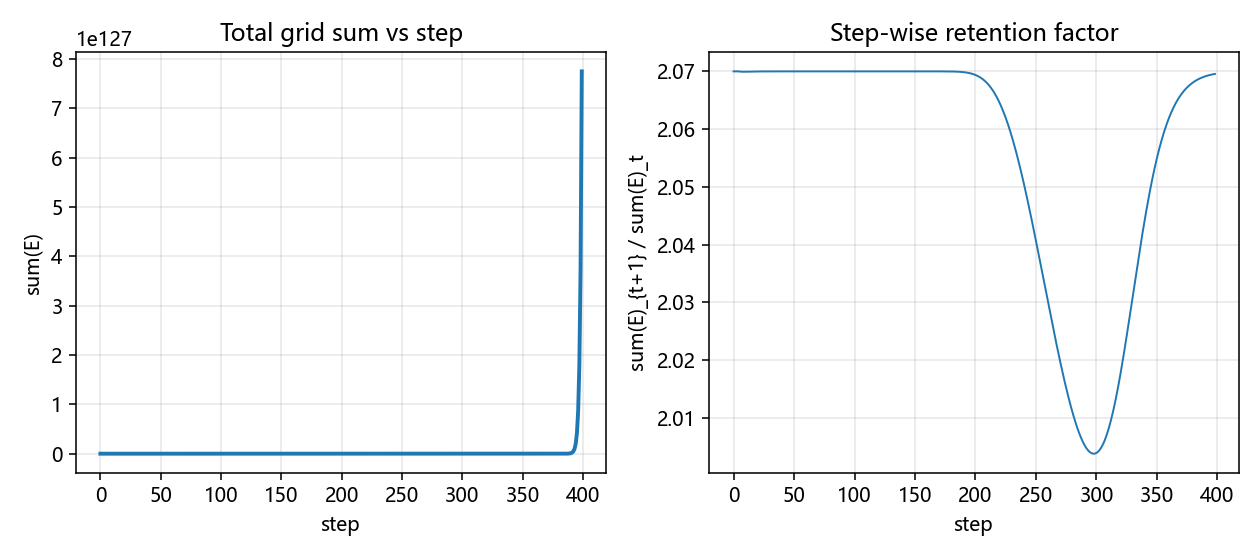

Python code for this plot:
"""
explore_energy_budget.py
------------------------
质疑点：sum(E) 是否“守恒”？ce_engine_v2 的规则是：每格能量 *λ 后再按
A/S/B 分到多个邻格，**未**做全局归一。因此每步总储量常数倍率约为
λ*(A+B+2S+对角项) 等，若 >1 则 sum(E) **指数增长**——这不是笔误，
而是与“概率归一化为 1”的教材薛定谔演化**不是同一对象**。

运行: python explore_energy_budget.py
输出: explore_energy_budget.png
"""
import os
import sys

import numpy as np
import matplotlib.pyplot as plt

sys.path.insert(0, os.path.dirname(__file__))
from ce_engine_v2 import propagate_double_slit

HEIGHT = 201
WIDTH = 400
A, S, B, LAM = 1.0, 0.30, 0.05, 0.92
SOURCE_X = 5
SOURCE_Y = HEIGHT // 2
BAR_X = 120
SLIT1_Y = HEIGHT // 2 - 22
SLIT2_Y = HEIGHT // 2 + 22
SLIT_W = 6
MAX_STEPS = 400

barrier = np.zeros((HEIGHT, WIDTH), dtype=np.bool_)
barrier[:, BAR_X] = True
barrier[SLIT1_Y : SLIT1_Y + SLIT_W, BAR_X] = False
barrier[SLIT2_Y : SLIT2_Y + SLIT_W, BAR_X] = False

grid = np.zeros((HEIGHT, WIDTH))
grid[SOURCE_Y, SOURCE_X] = 1000.0

sums = []
for _ in range(MAX_STEPS):
    sums.append(float(np.sum(grid)))
    grid = propagate_double_slit(grid, barrier, A, S, B, LAM)

sums = np.array(sums)
rat = sums[1:] / (sums[:-1] + 1e-30)

print("=" * 60)
print("sum(E) 逐步记录（双缝，一步一调便于审计）")
print(f"初值 sum(E)0 = {sums[0]:.6g}")
print(f"终值 sum(E)  = {sums[-1]:.6g}")
print(f"总比值 sum_N/sum_0 = {sums[-1]/sums[0]:.6g}")
print(f"每步比值 median E_{{t+1}}/E_t = {np.median(rat):.6g}")
print(
    "说明: 当前内核下 sum(E) 常增长（分裂到多格 + λ）；"
    "若要与 |ψ|² 总量类比，需在每步后除以 sum(E) 或使用带归一化的引擎变体。"
)
print("=" * 60)

plt.figure(figsize=(9, 4))
plt.subplot(1, 2, 1)
plt.plot(sums, lw=2)
plt.xlabel("step")
plt.ylabel("sum(E)")
plt.title("Total grid sum vs step")
plt.grid(alpha=0.3)

plt.subplot(1, 2, 2)
plt.plot(rat, lw=1)
plt.xlabel("step")
plt.ylabel("sum(E)_{t+1} / sum(E)_t")
plt.title("Step-wise retention factor")
plt.grid(alpha=0.3)
plt.tight_layout()
out = os.path.join(os.path.dirname(__file__), "explore_energy_budget.png")
plt.savefig(out, dpi=140)
print(f"Saved: {out}")

from experiment_dossier import emit_case_dossier

emit_case_dossier(
    __file__,
    constants={
        "HEIGHT": HEIGHT,
        "WIDTH": WIDTH,
        "A": A,
        "S": S,
        "B": B,
        "LAM": LAM,
        "MAX_STEPS": MAX_STEPS,
        "initial_total_E": float(sums[0]),
    },
    observed={
        "final_total_E": float(sums[-1]),
        "ratio_final_over_initial": float(sums[-1] / sums[0]) if sums[0] else None,
        "median_stepwise_factor": float(np.median(rat)),
    },
    artifacts=["explore_energy_budget.png"],
)
